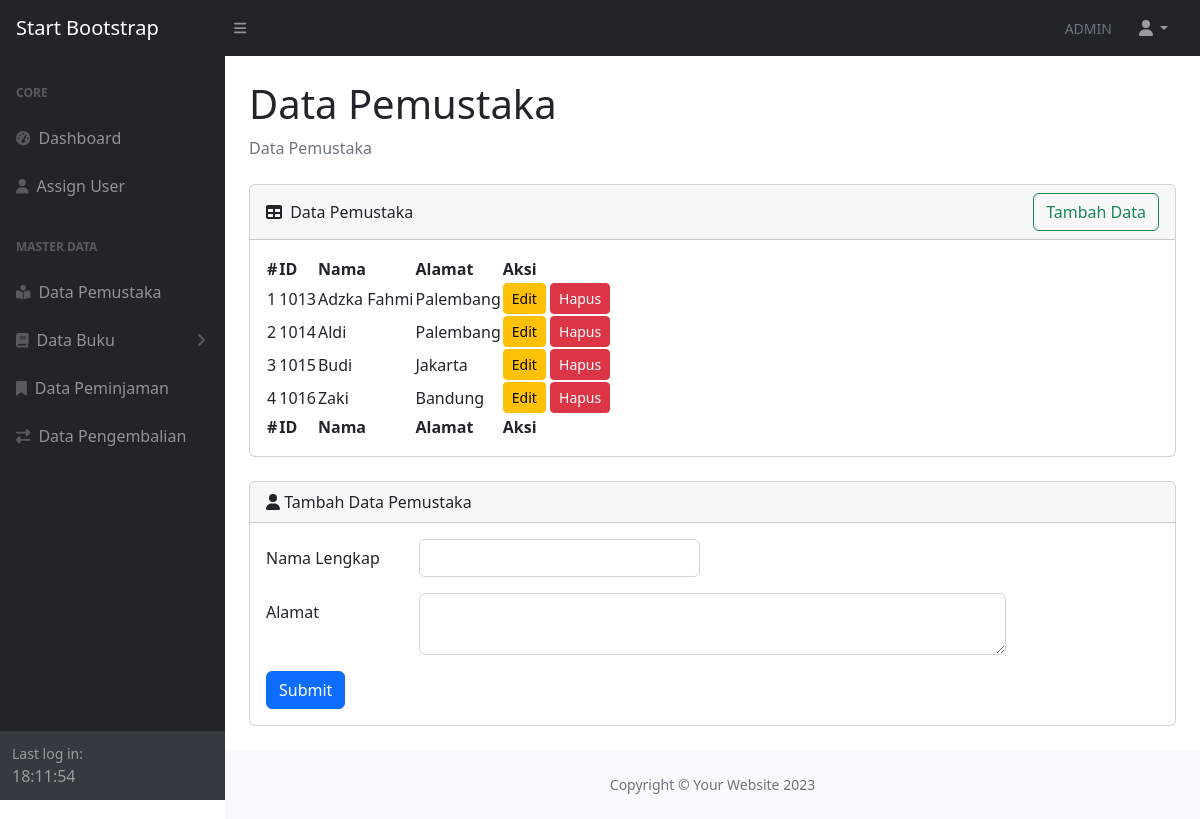
Page /admin/pustakawan/index.php (signed in) on the committed database.
### tables this page shows
CREATE TABLE `pustakawan` (
  `ID` int NOT NULL,
  `NAMA` varchar(20) DEFAULT NULL,
  `ALAMAT` varchar(20) DEFAULT NULL,
  `FOTO` text
);

### admin/pustakawan/index.php (the view, shortened to what this page needs)
<?php
include '../include/header.php';
?>
<div class="container-fluid px-4">
   <h1 class="mt-4">Data Pemustaka</h1>
   <ol class="breadcrumb mb-4">
      <li class="breadcrumb-item active">Data Pemustaka</li>
   </ol>
   <div class="card mb-4" >
      <div class="card-header d-flex justify-content-between align-items-center">
         <div>
            <i class="fas fa-table me-1"></i>
            Data Pemustaka</div>
         <a href="#tambahkaryawan" class="btn btn-outline-success ">Tambah Data</a>
      </div>
      <div class="card-body">
         <table id="datatablesSimple">
            <thead>
               <tr>
                  <th>#</th>
                  <th>ID</th>
                  <th>Nama</th>
                  <th>Alamat</th>
                  <th>Aksi</th>
               </tr>
            </thead>
            <tfoot>
               <tr>
                  <th>#</th>
                  <th>ID</th>
                  <th>Nama</th>
                  <th>Alamat</th>
                  <th>Aksi</th>
               </tr>
            </tfoot>
            <tbody>
               <?php
               $pemustaka = mysqli_query($conn, "SELECT * FROM pustakawan");
               $i = 1;
               while($row = mysqli_fetch_assoc($pemustaka)){
               ?>
               <tr>
                  <td><?= $i ?></td>
                  <td><?= $row['ID'] ?></td>
                  <td><?= $row['NAMA'] ?></td>
                  <td><?= $row['ALAMAT'] ?></td>
                  <td>
                     <a href="edit_pustakawan.php?id=<?= $row['ID'] ?>" class="btn btn-sm btn-warning">Edit</a>
                     <a href="hapus_pustakawan.php?id=<?= $row['ID'] ?>" class="btn btn-sm btn-danger">Hapus</a>
                  </td>
               </tr>
               <?php
            $i++; } ?>
            </tbody>
         </table>
      </div>
   </div>
   <div class="card mb-4" id="tambahkaryawan">
      <div class="card-header">
         <i class="fas fa-user"></i>
         Tambah Data Pemustaka
      </div>
      <div class="card-body">
         <form method="post" action="tambah_pustakawan.php">
            <div class="row mb-3">
               <label for="nama" class="col-sm-2 col-form-label">Nama Lengkap</label>
               <div class="col-sm-4">
                  <input type="text" class="form-control" id="nama" name="nama">
               </div>
            </div>
            <div class="row mb-3">
               <label for="alamat" class="col-sm-2 col-form-label">Alamat</label>
               <div class="col-sm-8">
                  <textarea class="form-control" id="alamat" name="alamat"></textarea>
               </div>
            </div>
            <input type="submit" class="btn btn-primary" value="Submit" name="submit" />
         </form>
      </div>
   </div>
   <?php
   include '../include/footer.php';
   ?>

### rows in the picture
pustakawan: ID "1013", NAMA "Adzka Fahmi", ALAMAT "Palembang"
pustakawan: ID "1014", NAMA "Aldi", ALAMAT "Palembang"
pustakawan: ID "1015", NAMA "Budi", ALAMAT "Jakarta"
pustakawan: ID "1016", NAMA "Zaki", ALAMAT "Bandung"

### other values in the picture
$_SESSION['username'] "ADMIN"
date('H:i:s',$_SESSION['last_login']) "18:11:54"
